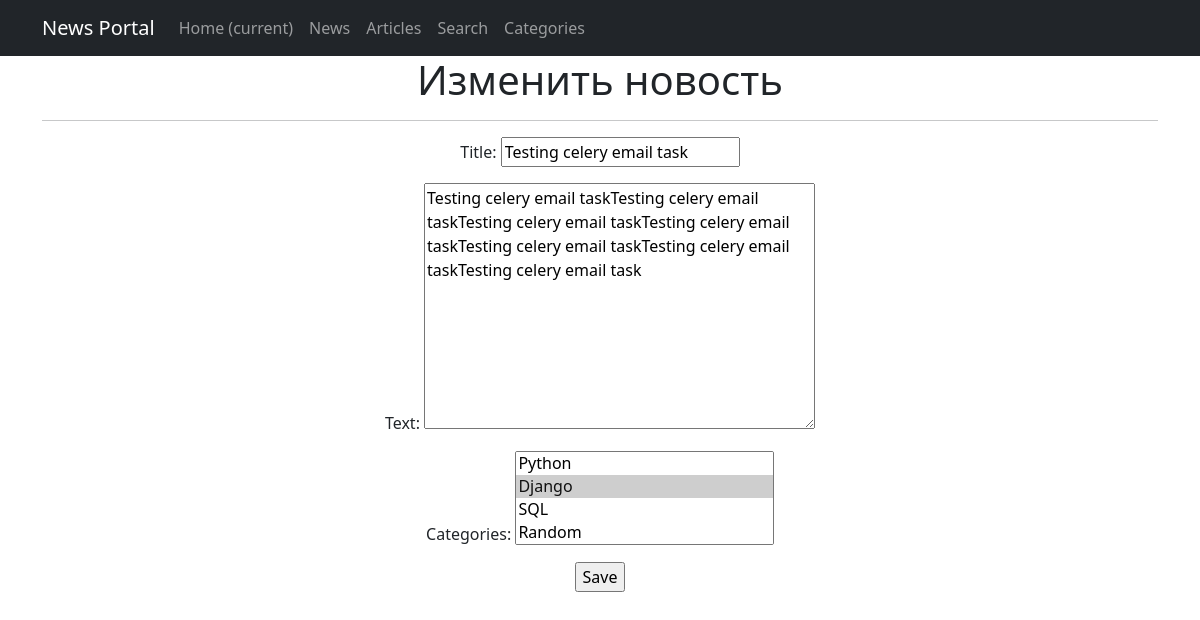
/posts/news/106/edit/ (signed in), run on an earlier commit of the app's database.
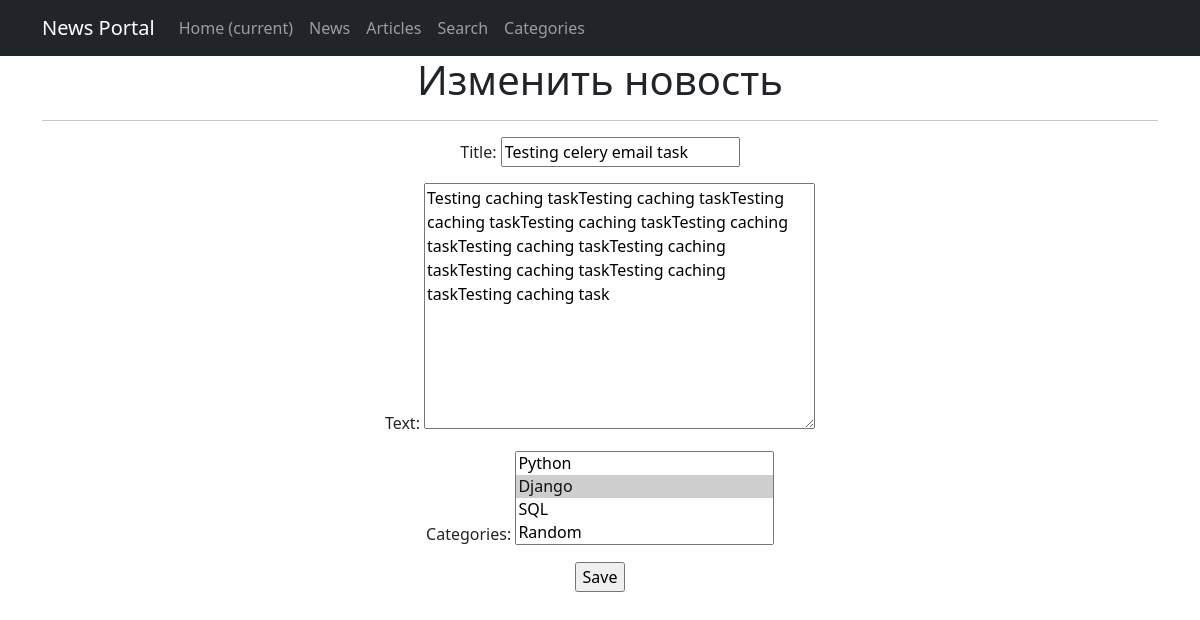
And on a later commit of the database.
### news/models.py (models this page shows, shortened)
class Post(models.Model):
    type = models.CharField(max_length=1, choices=TYPES, default=article)
    created_on = models.DateTimeField(auto_now_add=True)
    title = models.CharField(max_length=255)
    text = models.TextField()
    rating = models.IntegerField(default=0)
    author = models.ForeignKey(Author, on_delete=models.CASCADE)
    categories = models.ManyToManyField(Category, through='PostCategory')

### news/views.py (the view)
# urls.py: path('news/<int:pk>/edit/', PostUpdate.as_view(), name='news_update'),
class PostUpdate(LoginRequiredMixin, UpdateView, PermissionRequiredMixin):
    permission_required = ('news.change_post',)
    form_class = PostForm
    model = Post
    def get_template_names(self):
        post = self.get_object()
        if post.author == self.request.user.author:
            if post.type == news and 'news' in self.request.path:
                self.template_name = 'news_edit.html'
            elif post.type == article and 'article' in self.request.path:
                self.template_name = 'article_edit.html'
            else:
                self.template_name = '404.html'
            return self.template_name
        else:
            self.template_name = 'wrong_author.html'
            return self.template_name
    def get_context_data(self, **kwargs):
        context = super().get_context_data(**kwargs)
        context['is_not_author'] = not self.request.user.groups.filter(name='authors').exists()
        return context

### news/forms.py (shortened to what this page needs)
class PostForm(forms.ModelForm):
    class Meta:
        model = Post
        fields = [
            'title',
            'text',
            'categories',
        ]

### news/models.py (called while the page is built)
    def __str__(self):
        return f"{self.name}"

### templates/news_edit.html (shortened to what this page needs)
{% extends 'flatpages/default.html' %}
{% block content %}
{% if 'create' in request.path %}
    <h1>Создать новость</h1>
{% elif 'edit' in request.path %}
    <h1> Изменить новость</h1>
{% endif %}
<hr>
{% if is_not_author %}
    <button> <a href="/accounts/upgrade/">Стать автором</a> </button>
{% elif no_more_posts %}
    <h2>Можно создавать не более 3-х постов в день. Возвращайтесь завтра.</h2>
{% else %}
    <form action="" method="POST">
        {{ form.as_p }}
        <input type="submit" value="Save"/>
    </form>
{% endif %}
{% endblock content %}

What changed in the data, as far as the page shows it:
changed Post "Testing celery email task": text "Testing celery email taskTesting celery email taskTesting celery email taskTesting celery email taskTesting celery email taskTesting celery email taskTesting celery email task" → "Testing caching taskTesting caching taskTesting caching taskTesting caching taskTesting caching taskTesting caching taskTesting caching taskTesting caching taskTesting caching taskTesting caching task"
